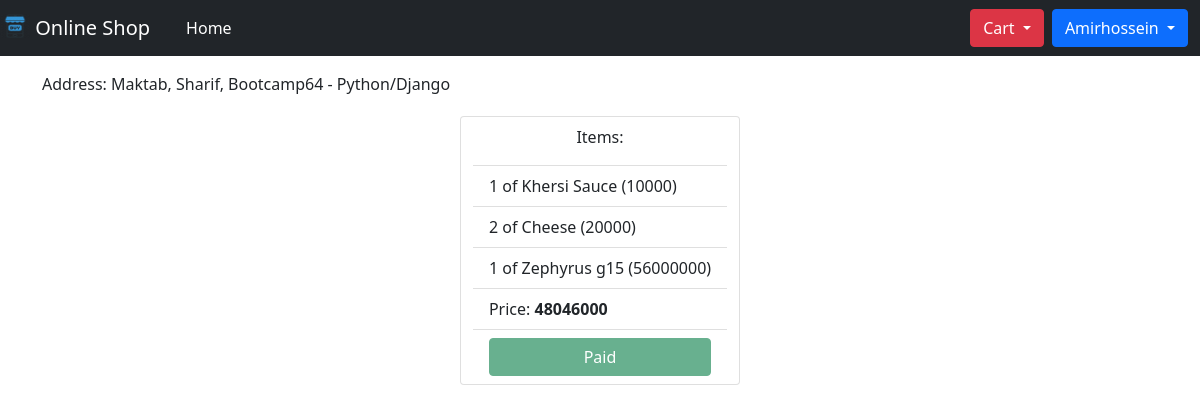
/customer/order_history/8 (signed in), run on an earlier commit of the app's database.
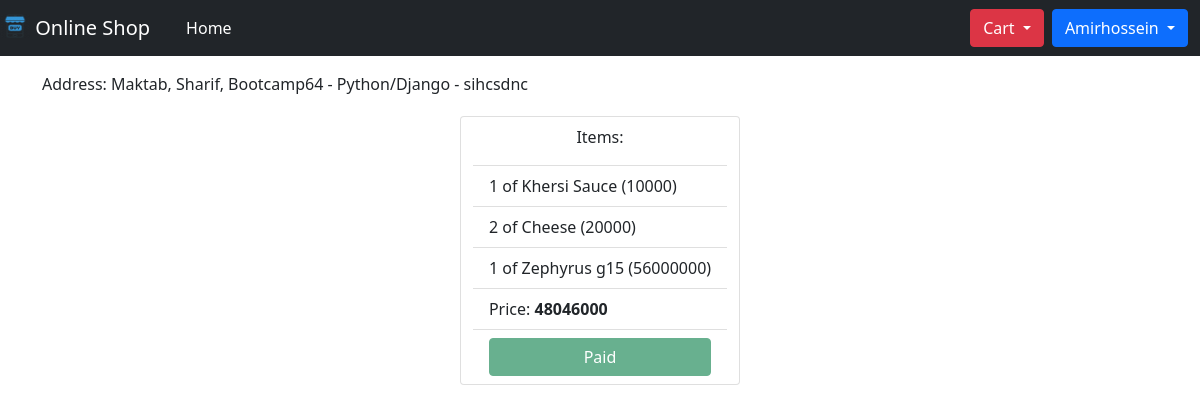
And on a later commit of the database.
### order/models.py (models this page shows, shortened)
class Order(BaseModel):
    customer = models.ForeignKey(to=Customer, on_delete=models.RESTRICT)
    off_code = models.ForeignKey(to=OffCode, null=True, blank=True, on_delete=models.SET_NULL)
    address = models.ForeignKey(to=Address, on_delete=models.CASCADE)
    is_open = models.BooleanField(default=True)
    is_paid = models.BooleanField(default=False)
    def total_price(self):
        price = 0
        for item in self.orderitem_set.all():
            price += int(item.price())
        return price_discount(price, self.off_code)
    class Meta:
        unique_together = [("customer", "off_code")]
        verbose_name = _("Order")
        verbose_name_plural = _("Orders")

class OrderItem(BaseModel):
    order = models.ForeignKey(to=Order, on_delete=models.CASCADE)
    product = models.ForeignKey(to=Product, on_delete=models.CASCADE)
    number = models.IntegerField(validators=[MinValueValidator(1), ])
    def price(self):
        return str(self.number * int(self.product.final_price()))
    class Meta:
        verbose_name = _("Order Item")
        verbose_name_plural = _("Order Items")

### customer/models.py (models this page shows)
class Address(BaseModel):
    customer = models.ForeignKey(to="Customer", null=True, on_delete=models.SET_NULL)
    province = models.CharField(max_length=100)  # TODO: Add choices for each province in Iran.
    city = models.CharField(max_length=100)  # TODO: Add choices for each city of selected province.
    detail = models.TextField(null=True, blank=True)
    def __str__(self):
        return f"{self.province}, {self.city}, {self.detail}"
    class Meta:
        verbose_name = _("Address")
        verbose_name_plural = _("Addresses")

### product/models.py (models this page shows, shortened)
class Product(BaseModel):
    name = models.CharField(max_length=100)
    brand = models.ForeignKey(to=Brand, on_delete=models.CASCADE)
    price = models.CharField(max_length=20)
    image = models.ImageField(upload_to="product_images", null=True, blank=True)
    detail = models.TextField(null=True, blank=True)
    is_available = models.BooleanField(default=True)
    discount = models.ForeignKey(to=Discount, null=True, blank=True, on_delete=models.SET_NULL)
    category = models.ForeignKey(to=Category, null=True, blank=True, on_delete=models.SET_NULL)
    def final_price(self):
        return price_discount(self.price, self.discount)
    def __str__(self):
        return f"{self.name} ({self.price})"
    class Meta:
        verbose_name = _("Product")
        verbose_name_plural = _("Products")

class AbstractDiscount(BaseModel):
    class Meta:
        abstract = True
    PERCENTAGE_DISCOUNT = "PER"
    VALUE_DISCOUNT = "VAL"
    TYPES_OF_DISCOUNT = [
        (PERCENTAGE_DISCOUNT, _("Percentage Discount")),
        (VALUE_DISCOUNT, _("Value Discount")),
    ]
    type = models.CharField(max_length=3, choices=TYPES_OF_DISCOUNT)
    amount = models.CharField(max_length=20)  # TODO: If type==PER validate "0 < amount < 100"
    max_value = models.CharField(max_length=20, null=True, blank=True)

class Discount(AbstractDiscount):
    name = models.CharField(max_length=100, help_text=_("A name for discount."))
    class Meta:
        verbose_name = _("Discount")
        verbose_name_plural = _("Discounts")

### customer/views.py (the view)
# urls.py: path("order_history/<int:pk>", views.OrderHistoryListView.as_view(), name="order-items"),
class OrderHistoryListView(PermissionRequiredMixin, DetailView):
    permission_required = "customer.being_customer"
    model = Order
    template_name = "customer/order_items.html"

### core/models.py (called while the page is built)
    def get_queryset(self):
        return super().get_queryset().filter(is_delete=False)

### core/utils.py (called while the page is built)
def price_discount(price, discount):
    final_price = price
    if discount:
        amount, price = int(discount.amount), int(price)
        try:
            max_value = int(discount.max_value)
        except:
            max_value = 0
        if discount.type == "PER":
            profit = int(price * amount / 100)
            final_price = str((price - profit) if not max_value else (price - min(max_value, profit)))
        else:
            final_price = str((price - amount) if (price >= amount) else 0)
    return final_price

### templates/customer/order_items.html (shortened to what this page needs)
{% extends "core/base.html" %}
{% load static %}
{% load i18n %}
{% block content %}
    <div class="container">
        <div class="row justify-content-center">
            <p>{% translate "Address: " %}{{ order.address }}</p>
            <div class="card w-auto m-1 align-items-center">
                <p class="mt-2">Items:</p>
                <ul class="list-group list-group-flush">
                    {% for order_item in order.orderitem_set.all %}
                        <li class="list-group-item">
                            {{ order_item.number }}{% translate " of " %}{{ order_item.product }}</li>
                    {% endfor %}
                    <li class="list-group-item">{% translate "Price:" %} <b>{{ order.total_price }}</b></li>
                    <li class="list-group-item">
                        {% if order.is_paid %}
                            <a class="btn btn-success w-100 disabled" href="#">Paid</a>
                        {% else %}
                            <a class="btn btn-danger w-100" href="#">Pay</a>
                        {% endif %}
                    </li>
                </ul>
            </div>
        </div>
    </div>
{% endblock %}

What changed in the data, as far as the page shows it:
changed through a linked row, Order: address "Maktab, Sharif, Bootcamp64 - Python/Django" → "Maktab, Sharif, Bootcamp64 - Python/Django - sihcsdnc"
